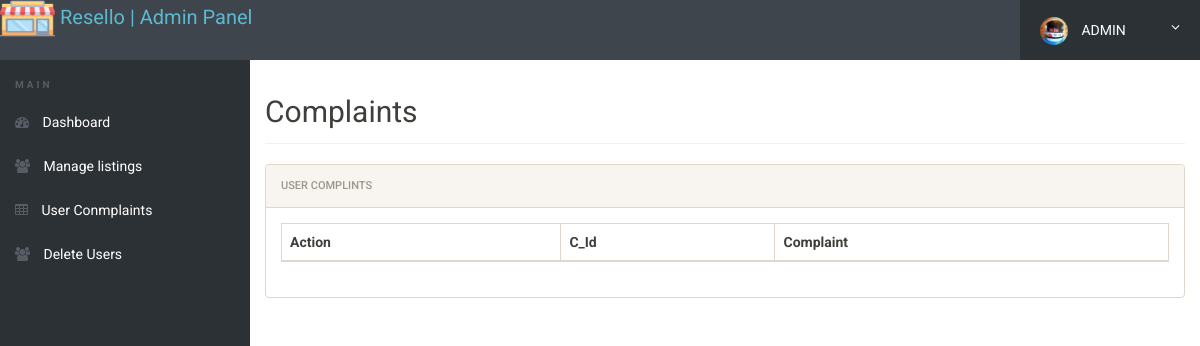
The app's page /testimonials.php, older data.
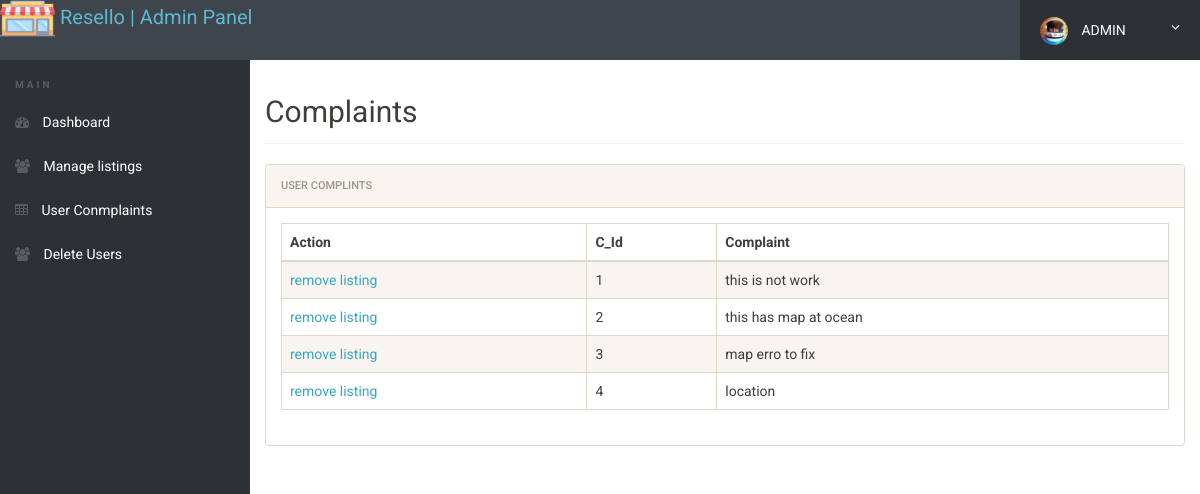
The same page, newer data.
### tables this page shows
CREATE TABLE `complaints` (
  `complaint` text NOT NULL,
  `productid` int(11) NOT NULL,
  `senter` int(11) NOT NULL,
  `cid` int(11) NOT NULL
);

### testimonials.php (the view, shortened to what this page needs)
<?php
include 'con22.php';
?>
<!doctype html>
<html lang="en" class="no-js">
<head>
	<link rel="stylesheet" href="css/font-awesome.min.css">
	<link rel="stylesheet" href="css/bootstrap.min.css">
	<link rel="stylesheet" href="css/dataTables.bootstrap.min.css">
	<link rel="stylesheet" href="css/bootstrap-social.css">
	<link rel="stylesheet" href="css/bootstrap-select.css">
	<link rel="stylesheet" href="css/fileinput.min.css">
	<link rel="stylesheet" href="css/awesome-bootstrap-checkbox.css">
	<link rel="stylesheet" href="css/style.css">
</head>
<body>
	<?php include('includes/header.php');?>
	<div class="ts-main-content">
		<?php include('includes/leftbar.php');?>
		<div class="content-wrapper">
			<div class="container-fluid">
				<div class="row">
					<div class="col-md-12">
						<h2 class="page-title"> Complaints</h2>
						<div class="panel panel-default">
							<div class="panel-heading">User Complints</div>
								<div class="panel-body">
								<table id="zctb" class="display table table-striped table-bordered table-hover" cellspacing="0" width="100%">
									<thead>
										<tr><th>Action</th>
										<th>C_Id</th>
										<th>Complaint</th>
										</tr>
									</thead>
									<tbody>
										<?php
										$sql="SELECT * from `complaints`;";
										$result=mysqli_query($conn,$sql);
										if(mysqli_num_rows($result)>0)
			                           {
											while($row=mysqli_fetch_assoc($result))
											{		?>
												<tr>	<td><a href="deletelistadmin.php?id="<?php echo" $row[productid]";?>>remove listing</a></td>
												<td><?php echo $row["cid"];?></td>
													<td><?php echo $row["complaint"];?></td>
												</tr>
			  									<?php
											}
										}
										?>
									</tbody>
								</table>
								</div>
							</div>
						</div>
					</div>
				</div>
			</div>
		</div>
</body>
</html>

Row changes from the older to the newer data that the page shows:
added complaints: cid "1", complaint "this is not work"
added complaints: cid "2", complaint "this has map at ocean"
added complaints: cid "3", complaint "map erro to fix"
added complaints: cid "4", complaint "location"
